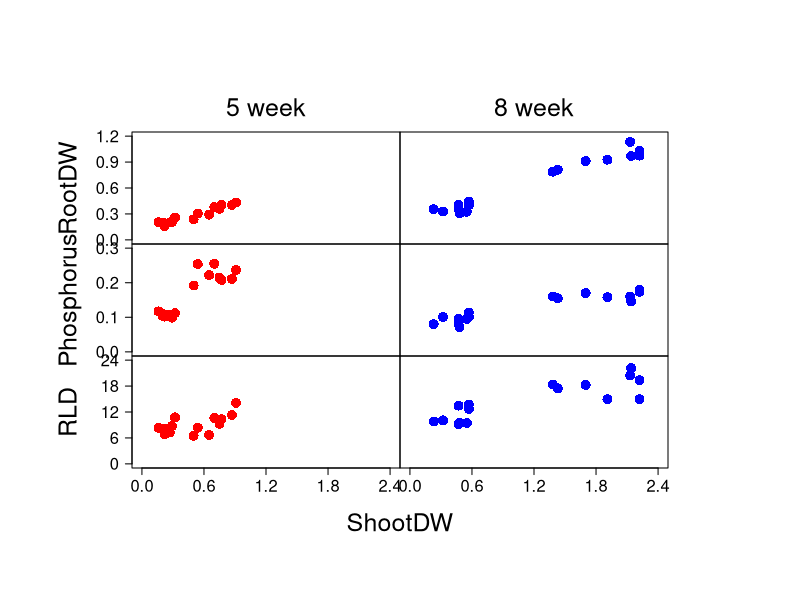

Here is the R script that generated this plot:
d1<-read.table("Test1.txt", header=T) 
sd5<-subset(d1,d1$Stage=="5week")  
sd8<-subset(d1,d1$Stage=="8week")  

pdf("Fig2long.pdf", width=10, height=12)
par(oma = c(10, 10, 10, 10)) # 下・左・上・右
par(mfcol=c(3,2)) # c(行, 列)  
par(mar = c(0, 0, 0, 0))  # 下・左・上・右

plot(sd5$SDW,sd5$RDW, 
        xlim = c(0,2.4),  # x軸の境界
        ylim = c(0,1.2), # y軸の境界
        xlab = "", # x軸ラベル
        ylab = "", # y軸ラベル
        col = "red",
        pch=16,
        cex=2,
        axes=F,
    )
axis(2, at=c(0,0.3,0.6,0.9,1.2), cex.axis=1.5, las=1, labels = T) # y軸ラベル
mtext(2, text="RootDW", adj=0.5, cex = 1.5, line = 4)
mtext(3, text="5 week", adj=0.5, cex = 1.5, line = 1)
box("plot",lty=1,lwd=1) # 枠をつける

plot(sd5$SDW,sd5$SPC, 
        xlim = c(0,2.4),  # x軸の境界
        ylim = c(0,0.3), # y軸の境界
        xlab = "", # x軸ラベル
        ylab = "", # y軸ラベル
        col = "red",
        pch=16,
        cex=2,
        axes=F,
    )
axis(2, at=c(0,0.1,0.2,0.3), cex.axis=1.5, las=1, labels = T) # y軸ラベル
mtext(2, text="Phosphorus", adj=0.5, cex = 1.5, line = 4)
box("plot",lty=1,lwd=1) # 枠をつける

plot(sd5$SDW,sd5$RLD, 
        xlim = c(0,2.4),  # x軸の境界
        ylim = c(0,24), # y軸の境界
        xlab = "", # x軸ラベル
        ylab = "", # y軸ラベル
        col = "red",
        pch=16,
        cex=2,
        axes=F,
    )
axis(2, at=c(0,6,12,18,24), cex.axis=1.5, las=1, labels = T) # y軸ラベル
mtext(2, text="RLD", adj=0.5, cex = 1.5, line = 4)
axis(1, at=c(0,0.6,1.2,1.8,2.4), cex.axis=1.5, las=1, labels = T) # x軸ラベル
box("plot",lty=1,lwd=1) # 枠をつける

plot(sd8$SDW,sd8$RDW, 
        xlim = c(0,2.4),  # x軸の境界
        ylim = c(0,1.2), # y軸の境界
        xlab = "", # x軸ラベル
        ylab = "", # y軸ラベル
        col = "blue",
        pch=16,
        cex=2,
        axes=F,
    )
mtext(3, text="8 week", adj=0.5, cex = 1.5, line = 1)
box("plot",lty=1,lwd=1) # 枠をつける

plot(sd8$SDW,sd8$SPC, 
        xlim = c(0,2.4),  # x軸の境界
        ylim = c(0,0.3), # y軸の境界
        xlab = "", # x軸ラベル
        ylab = "", # y軸ラベル
        col = "blue",
        pch=16,
        cex=2,
        axes=F,
    )
box("plot",lty=1,lwd=1) # 枠をつける

plot(sd8$SDW,sd8$RLD, 
        xlim = c(0,2.4),  # x軸の境界
        ylim = c(0,24), # y軸の境界
        xlab = "", # x軸ラベル
        ylab = "", # y軸ラベル
        col = "blue",
        pch=16,
        cex=2,
        axes=F,
    )
axis(1, at=c(0,0.6,1.2,1.8,2.4), cex.axis=1.5, las=1, labels = T) # x軸ラベル
box("plot",lty=1,lwd=1) # 枠をつける
mtext("ShootDW",adj=0.5,side = 1, cex = 1.5, line = 4, outer=TRUE)
dev.off()
